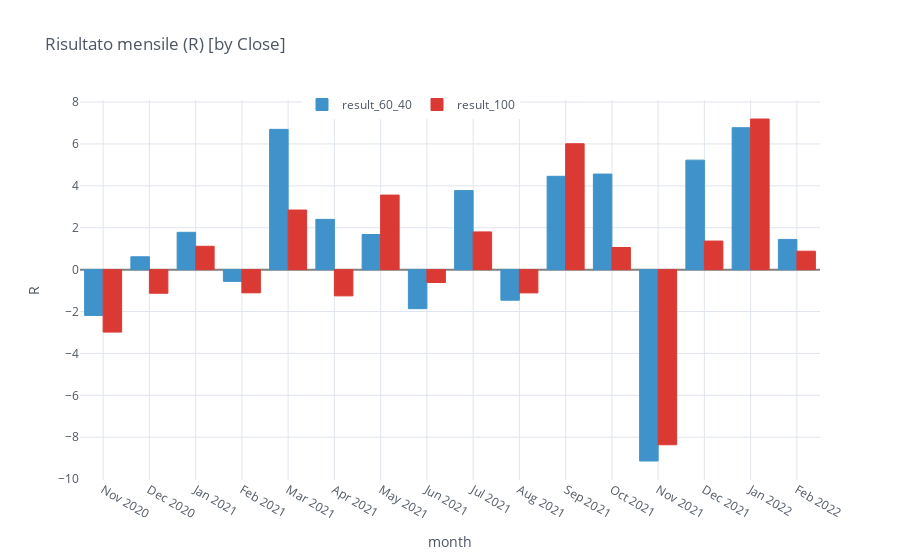

Notebook code for this chart:
### Code cell
df = merged.copy().groupby(pd.Grouper(freq='M')).sum().reset_index()
df['close'] = df.close.dt.strftime('%b %Y')
df.iplot(kind='bar', x='close', opacity=1, title='Risultato mensile (R) [by Close]',
         yTitle='R', zerolinecolor='grey', colors=cf_colors, xTitle='month', legend='top')

### Figure 1 — Plotly figure (JSON) as saved in the notebook; plotly's stock layout.template omitted (floating-point values rounded to 4 significant figures)
{"data": [{"marker": {"color": "rgba(63, 147, 202, 1)", "line": {"color": "rgba(63, 147, 202, 1.0)", "width": 1}}, "name": "result_60_40", "orientation": "v", "text": "", "type": "bar", "x": ["Nov 2020", "Dec 2020", "Jan 2021", "Feb 2021", "Mar 2021", "Apr 2021", "May 2021", "Jun 2021", "Jul 2021", "Aug 2021", "Sep 2021", "Oct 2021", "Nov 2021", "Dec 2021", "Jan 2022", "Feb 2022"], "y": [-2.186, 0.6144, 1.782, -0.5601, 6.697, 2.4, 1.678, -1.864, 3.774, -1.46, 4.456, 4.562, -9.135, 5.228, 6.776, 1.444]}, {"marker": {"color": "rgba(219, 58, 52, 1)", "line": {"color": "rgba(219, 58, 52, 1.0)", "width": 1}}, "name": "result_100", "orientation": "v", "text": "", "type": "bar", "x": ["Nov 2020", "Dec 2020", "Jan 2021", "Feb 2021", "Mar 2021", "Apr 2021", "May 2021", "Jun 2021", "Jul 2021", "Aug 2021", "Sep 2021", "Oct 2021", "Nov 2021", "Dec 2021", "Jan 2022", "Feb 2022"], "y": [-2.982, -1.126, 1.115, -1.107, 2.844, -1.252, 3.559, -0.614, 1.8, -1.11, 6.01, 1.058, -8.359, 1.365, 7.191, 0.8803]}], "layout": {"legend": {"bgcolor": "#FFFFFF", "font": {"color": "#4D5663"}, "orientation": "h", "x": 0.3, "y": 0.95, "yanchor": "bottom"}, "paper_bgcolor": "#FFFFFF", "plot_bgcolor": "#FFFFFF", "showlegend": true, "title": {"font": {"color": "#4D5663"}, "text": "Risultato mensile (R) [by Close]"}, "xaxis": {"gridcolor": "#E1E5ED", "showgrid": true, "tickfont": {"color": "#4D5663"}, "title": {"font": {"color": "#4D5663"}, "text": "month"}, "zerolinecolor": "grey"}, "yaxis": {"gridcolor": "#E1E5ED", "showgrid": true, "tickfont": {"color": "#4D5663"}, "title": {"font": {"color": "#4D5663"}, "text": "R"}, "zerolinecolor": "grey"}}}
